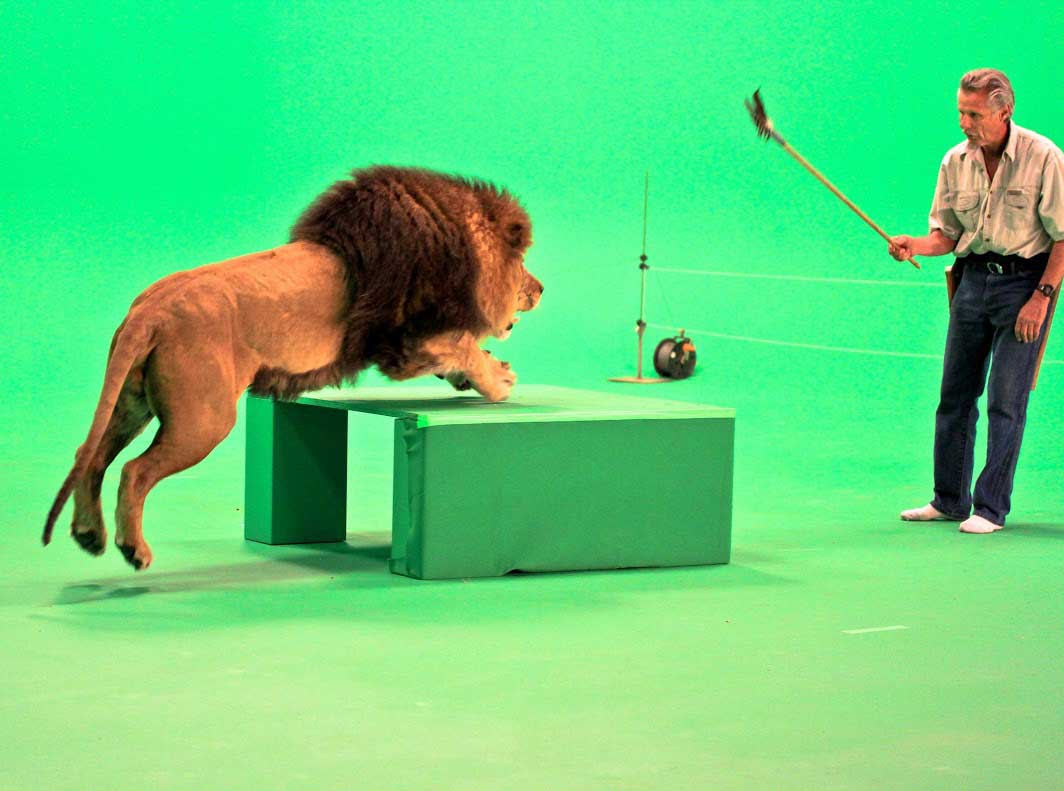
#> input picture 08112019/contest_round_2/04/lion.jpg, 1064 x 791 px
$ python main.py
#> lines starting #> are read from the running program, lines starting #| are printed output that depends on the picture
import cv2
import numpy as np


img = cv2.imread('lion.jpg')
#> img is the input picture: shape (791, 1064, 3); mean B, G, R 122.9, 209.5, 96.9
B , G , R = cv2.split(img)
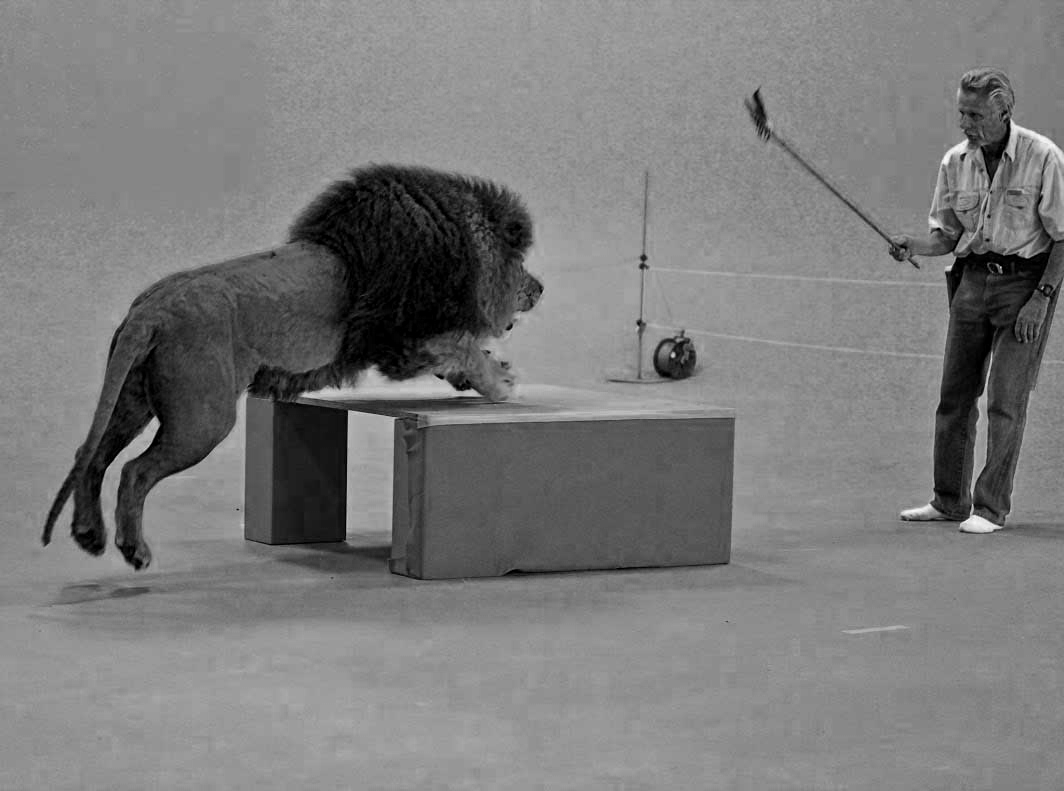
#> B: shape (791, 1064); min 0, max 251, mean 122.9
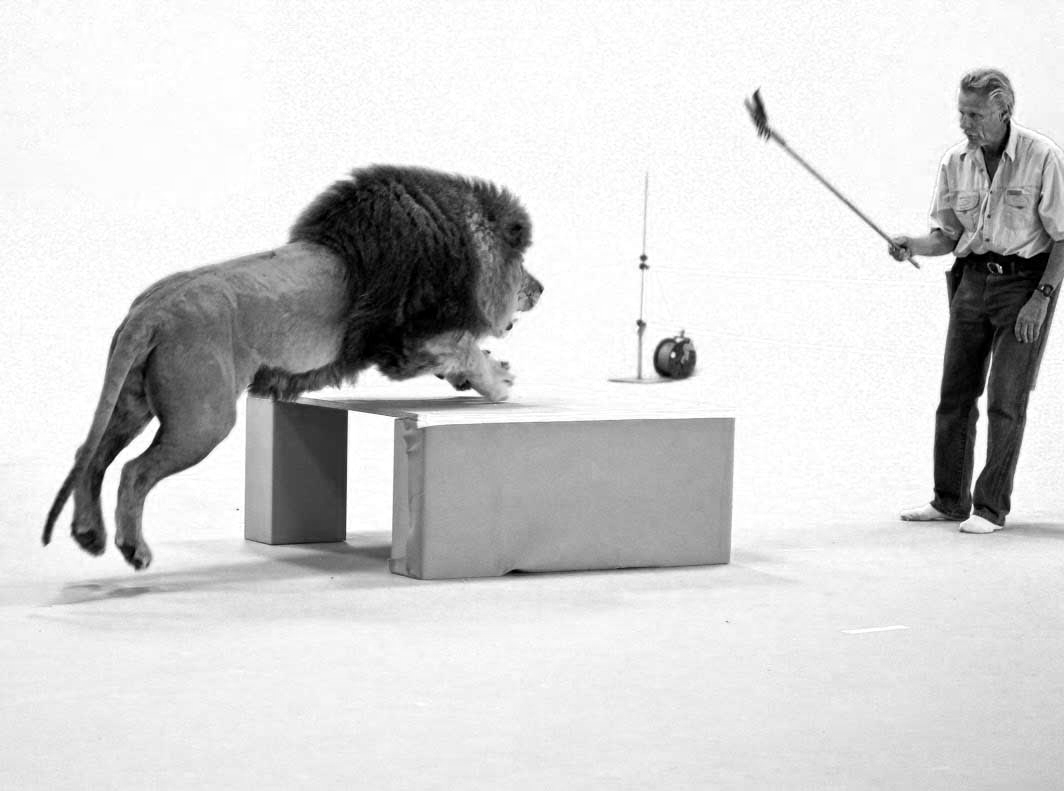
#> G: shape (791, 1064); min 0, max 255, mean 209.5
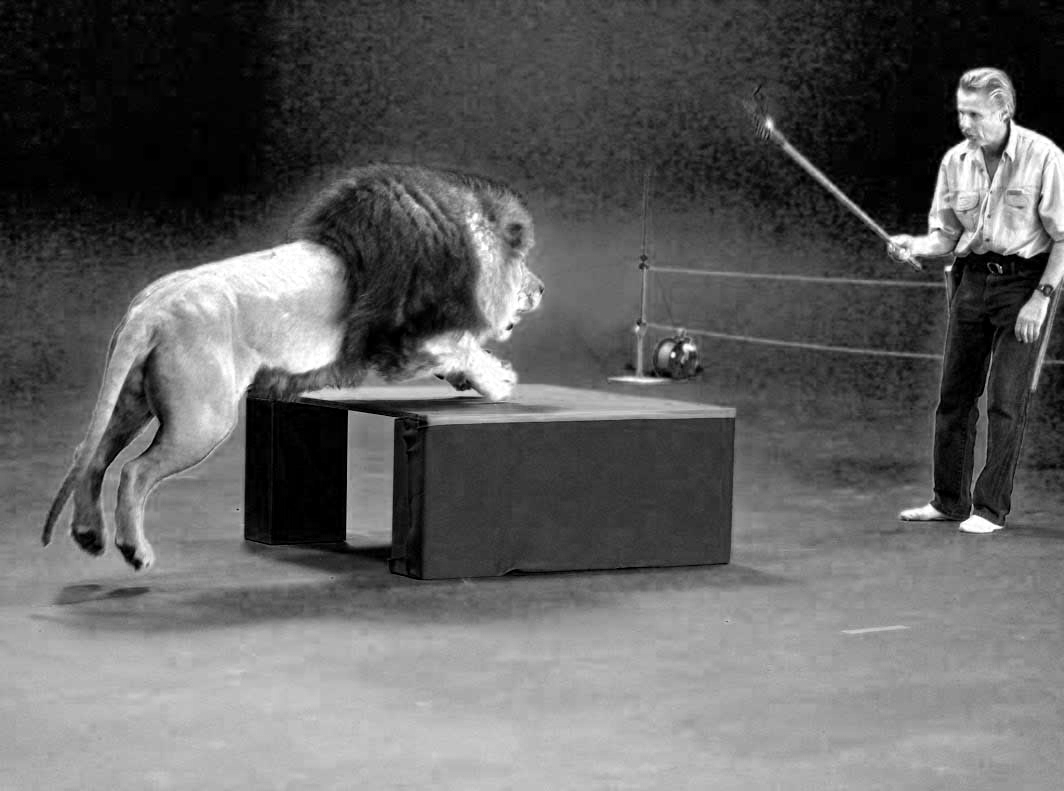
#> R: shape (791, 1064); min 0, max 255, mean 96.9
cv2.imwrite('result.jpg',R)
